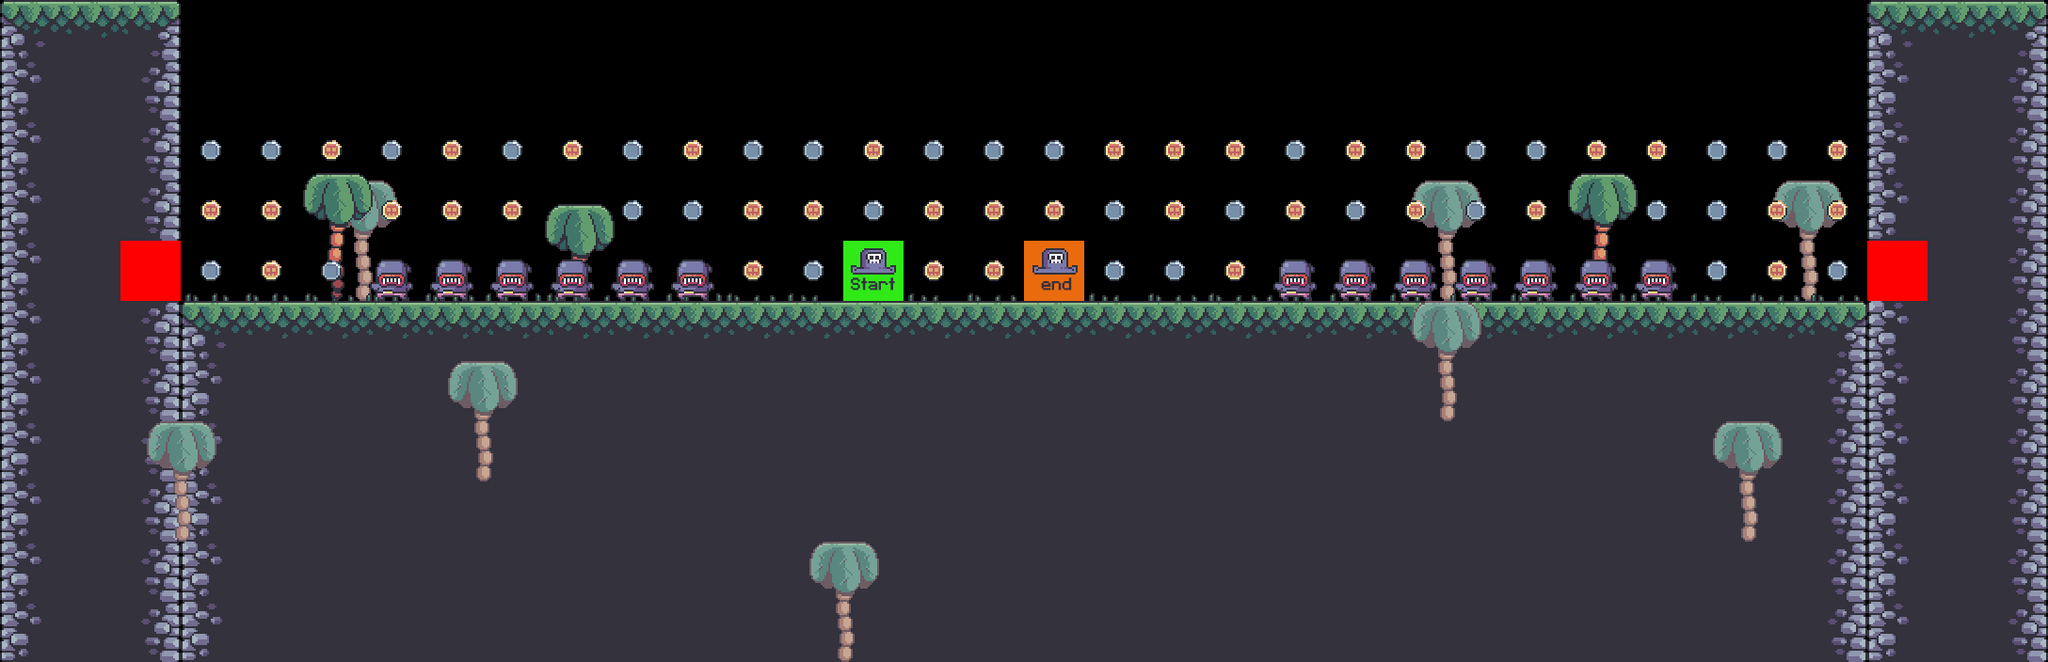

This is a level from a 2D game, rendered from its Tiled map with the project's own tilesets. A one-line summary and the map file follow, with tile-layer data summarised:
An orthogonal 34x11 tile map with 64x64 px tiles, 9 tile layers (terrain, bg_palms, grass, palms, ...), 10 tilesets.

<map version="1.10" tiledversion="1.10.2" orientation="orthogonal" renderorder="right-down" width="34" height="11" tilewidth="64" tileheight="64" infinite="0" nextlayerid="10" nextobjectid="1">
 <editorsettings>
  <export target="level5.csv" format="csv" />
 </editorsettings>
 <tileset firstgid="1" source="../Tilesets/terrain_tiles.tsx" />
 <tileset firstgid="17" source="bg_palms.tsx" />
 <tileset firstgid="21" source="../Tilesets/grass.tsx" />
 <tileset firstgid="26" source="palms.tsx" />
 <tileset firstgid="35" source="player.tsx" />
 <tileset firstgid="37" source="coin_tiles.tsx" />
 <tileset firstgid="39" source="crates.tsx" />
 <tileset firstgid="40" source="enemies.tsx" />
 <tileset firstgid="42" source="terrain_tiles.tsx" />
 <tileset firstgid="58" source="../Tilesets/palms.tsx" />
 <layer id="9" name="terrain" width="34" height="11" locked="1">
  <data>[374 cells, 234 non-empty, 6 distinct tile ids]</data>
 </layer>
 <layer id="8" name="bg_palms" width="34" height="11" locked="1">
  <data>[374 cells, 8 non-empty, 1 distinct tile ids]</data>
 </layer>
 <layer id="7" name="grass" width="34" height="11" locked="1">
  <data>[374 cells, 28 non-empty, 5 distinct tile ids]</data>
 </layer>
 <layer id="3" name="palms" width="34" height="11" locked="1">
  <data>[374 cells, 3 non-empty, 2 distinct tile ids]</data>
 </layer>
 <layer id="4" name="player" width="34" height="11" locked="1">
  <data>[374 cells, 2 non-empty, 2 distinct tile ids]</data>
 </layer>
 <layer id="5" name="coins" width="34" height="11" locked="1">
  <data>[374 cells, 79 non-empty, 2 distinct tile ids]</data>
 </layer>
 <layer id="6" name="crates" width="34" height="11" locked="1">
  <data>[374 cells, 0 non-empty, 0 distinct tile ids]</data>
 </layer>
 <layer id="2" name="enemies" width="34" height="11" locked="1">
  <data>[374 cells, 13 non-empty, 1 distinct tile ids]</data>
 </layer>
 <layer id="1" name="constraints" width="34" height="11" locked="1">
  <data>[374 cells, 2 non-empty, 1 distinct tile ids]</data>
 </layer>
</map>
